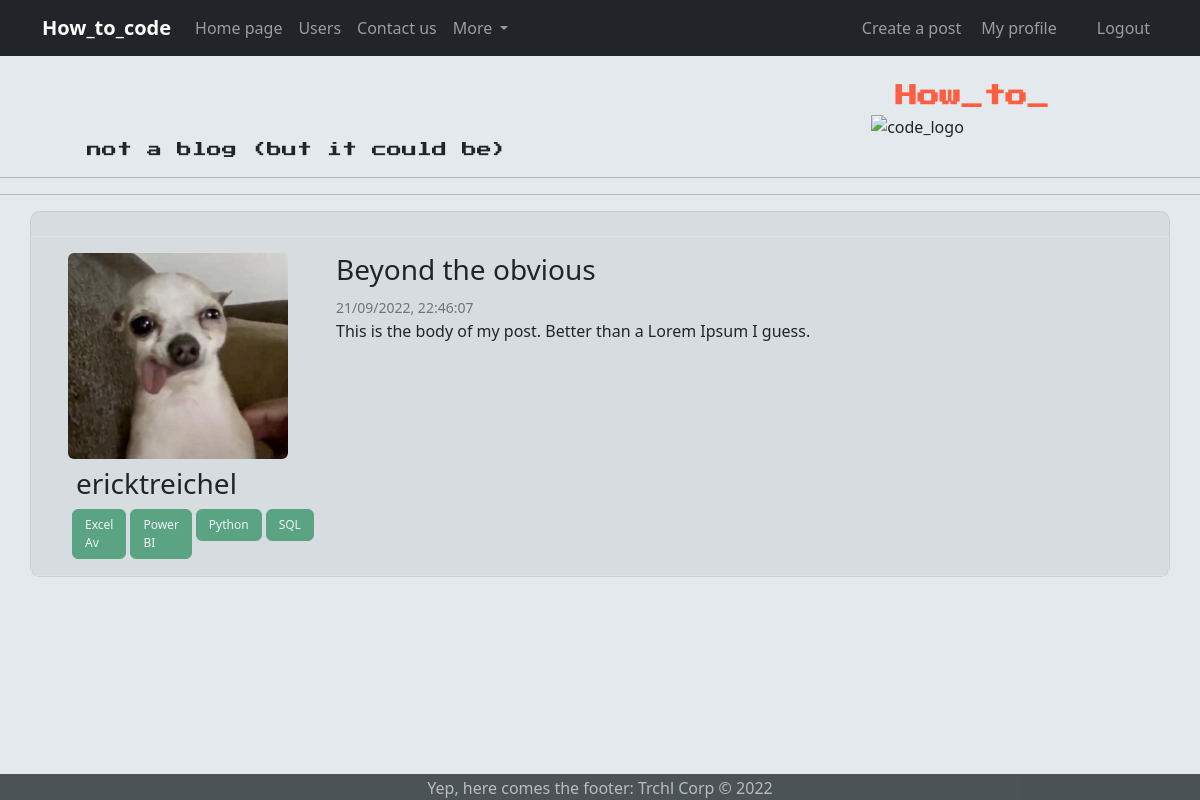
/post/2 (signed in), run on the app's committed database.
### comunidadeimpressionadora/models.py (models this page shows, shortened)
class Usuario(db.Model, UserMixin):
    id_user = db.Column(db.Integer, primary_key=True)
    username = db.Column(db.String(25), unique=True, nullable=False)
    fullname = db.Column(db.String(50), nullable=True, default='')
    email = db.Column(db.String(50), unique=True, nullable=False)
    passwd = db.Column(db.String(30), nullable=False)
    birth_date = db.Column(db.Date, default=None)
    profile_pic = db.Column(db.String(2000), default='default.jpg')
    cursos = db.Column(db.String(100), nullable=False, default='Não informado')
    posts = db.relationship('Post', backref='autor', lazy=True)
    def get_id(self):
        return self.id_user

class Post(db.Model):
    id_post = db.Column(db.Integer, primary_key=True)
    title = db.Column(db.String(20), nullable=False)
    body = db.Column(db.Text, nullable=False)
    pub_date = db.Column(db.DateTime, nullable=False, default=datetime.utcnow)
    id_user = db.Column(db.Integer, db.ForeignKey('usuario.id_user'), nullable=False)

### comunidadeimpressionadora/routes.py (the view)
@app.route('/post/<id_post>', methods=['GET', 'POST'])
@login_required
def show_post(id_post):
    post = Post.query.get(id_post)
    if current_user == post.autor:
        form_edit_post = FormNewPost()
        if request.method == 'GET':
            form_edit_post.title.data = post.title
            form_edit_post.body.data = post.body
        if form_edit_post.validate_on_submit():
            post.title = form_edit_post.title.data
            post.body = form_edit_post.body.data
            db.session.commit()
            flash('Changes saved successfully', 'alert-info')
    else:
        form_edit_post = None
    return render_template('post.html', post=post, form_edit_post=form_edit_post)

### comunidadeimpressionadora/models.py (called while the page is built)
@login_manager.user_loader
def load_user(id_user):
    return Usuario.query.get(int(id_user))

### comunidadeimpressionadora/templates/post.html (shortened to what this page needs)
{% extends 'base.html' %}
{% block body %}
<div class="container mt-3 area-post">
<div class="row border mt-4 p-3">
    <div class="col-3 ">
        <div class="image pe-1">
            <img src="{{ url_for('static', filename='profile_pictures/{}'.format(post.autor.profile_pic)) }}" class="rounded ms-2" width="220" >
            <h3 class="ms-3 mt-2">{{ post.autor.username }}</h3>
            <div class="container mt-1 d-flex justify-content-left">
                {% if post.autor.cursos != 'Não informado' %}
                    {% for curso in post.autor.cursos.split(';') %}
                        {% if post.autor.cursos != '' %}
                            <button type="button" class="btn btn-success me-1 cursos-badges" disabled>{{ curso }}</button>
                        {% endif %}
                    {% endfor %}
                {% endif %}
            </div>
        </div>
    </div>
    <div class="col col-8">
        <h3>{{ post.title }}</h3><small class="text-muted">{{ post.pub_date.strftime('%d/%m/%Y, %H:%M:%S') }}</small>
        <p>{{ post.body }}</p>
    </div>
</div>
</div>
<br>
<br><br>
<br><br>
<br><br>
{% endblock %}

### comunidadeimpressionadora/static/main.css (style rules this page uses)
body { background-color:#e3e9ed; border-radius: 10px; min-height: 98vh; }
.area-post { border-radius: 10px; border: solid 1px rgba(105,105,114,0.13); background-color:rgba(105,105,114,0.10); }
.cursos-badges { border: solid 1px black; font-size: 12px; text-align: left; align-content: start; justify-content: start; place-content: start; place-items: start; align-items: start; justify-items: start; justify-self: start; place-self: start; align-self: start; }

### data on the page
Usuario: profile_pic (picture), autor.username "ericktreichel"
Post: title "Beyond the obvious", pub_date "21/09/2022, 22:46:07", body "This is the body of my post. Better than a Lorem Ipsum I guess."

### other printed values
{{ curso }} "Excel Av" "Power BI" "Python" "SQL"
